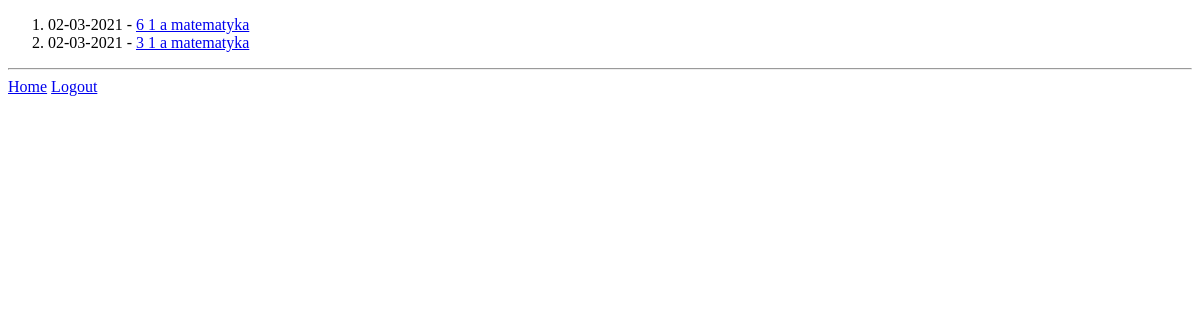
Before: /school/lessons/ (signed in) with the older database file.
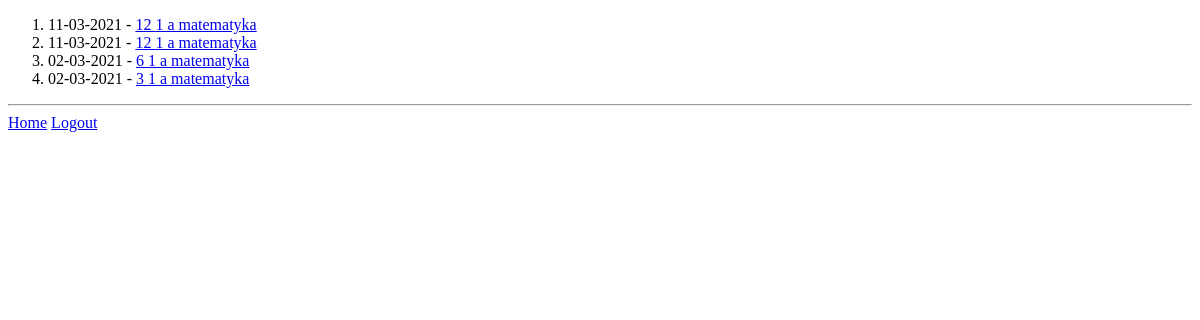
After: the same page with the newer database file.
### teacher/models.py (models this page shows, shortened)
class Lesson(models.Model):
    schedule_element = models.ForeignKey(ScheduleElement, on_delete=models.SET_NULL, null=True, blank=True)
    topic = models.CharField(max_length=100)
    date = models.DateField(null=True)
    notes = models.TextField(blank=True)
    homework = models.TextField(blank=True)
    replacement = models.ForeignKey(Replacement, on_delete=models.SET_NULL, null=True, blank=True)
    is_canceled = models.BooleanField(default=False)
    slug = models.SlugField(null=True, unique=True)

class ScheduleElement(models.Model):
    group = models.ForeignKey(Group, on_delete=models.CASCADE, null=True)
    teacher = models.ForeignKey(Teacher, on_delete=models.CASCADE, null=True, blank=True)
    bell = models.ForeignKey(Bell, on_delete=models.SET_NULL, null=True)
    day_of_week = models.IntegerField()
    start_date = models.DateTimeField(auto_now_add=True, null=True)
    end_date = models.DateTimeField(null=True)

class Bell(models.Model):
    school = models.ForeignKey(School, on_delete=models.CASCADE)
    number_of_lesson = models.IntegerField()
    start_time = models.TimeField()
    end_time = models.TimeField()

class Group(models.Model):
    related_classes = models.ManyToManyField(SchoolClass)
    subject = models.ForeignKey(Subject, null=True, on_delete=models.SET_NULL)
    name = models.CharField(max_length=100, blank=True)
    teacher = models.ForeignKey(Teacher, null=True, on_delete=models.SET_NULL)
    students = models.ManyToManyField(Student, blank=True)

### teacher/views.py (the view)
# urls.py: path('lessons/', lesson_list, name='lesson_list'),
def lesson_list(request):
    lessons = Lesson.objects.filter(
        Q(schedule_element__teacher=request.user.teacher) | Q(replacement__teacher=request.user.teacher)
    ).order_by('-date', '-schedule_element__bell__number_of_lesson').all()
    context = {
        'lessons': lessons
    }
    return render(request, 'teacher/lesson_list.html', context)

### templates/teacher/lesson_list.html (shortened to what this page needs)
{% extends 'base.html' %}
{% block content %}
<ol>
{% for lesson in lessons %}
<li>{{ lesson.date|date:"d-m-Y" }} - <a href="{% url 'lesson_details' lesson.slug %}">{{ lesson.schedule_element.bell.number_of_lesson }}
{{ lesson.schedule_element.group.name }}</a></li>
{% endfor %}
</ol>
{% endblock %}

Changed rows visible on the page:
added Lesson: date "11-03-2021", schedule_element.bell.number_of_lesson "12", schedule_element.group.name "1 a matematyka"
added Lesson: date "11-03-2021", schedule_element.bell.number_of_lesson "12", schedule_element.group.name "1 a matematyka"
